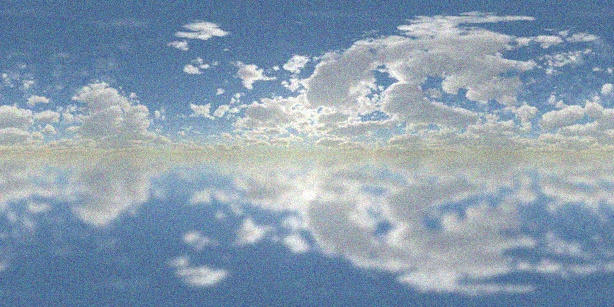

Here is the Python script that generated this plot:
import cv2
import numpy as np
import matplotlib.pyplot as plt
def gasuss_noise(image, mean=0, var=0.001):
    image = cv2.imread(image)
    image = np.array(image/255, dtype=float)
    noise = np.random.normal(mean, var ** 0.5, image.shape)
    out = image + noise
    if out.min() < 0:
        low_clip = -1.
    else:
        low_clip = 0.
    out = np.clip(out, low_clip, 1.0)
    out = np.uint8(out*255)
    #cv.imshow("gasuss", out)
    noise = noise*255
    return [noise,out]
noise,out = gasuss_noise("raw.jpg", mean=0, var=0.003)
cv2.imshow('noise',noise)
cv2.imwrite('gaussian.jpg',out)
cv2.imshow('out',out)
plt.hist(out.ravel(), 256, [0, 256])
plt.savefig('gaussian_plot.png', bbox_inches='tight')
cv2.waitKey(0)